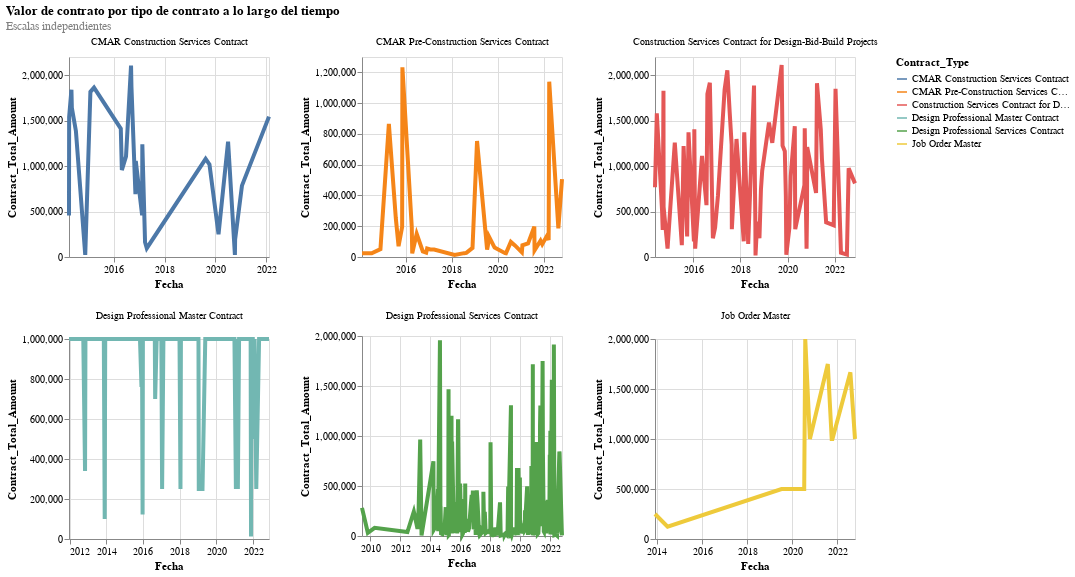

Notebook cell for this chart:
### Code cell
# Valor de contrato por tipo de contrato a lo largo del tiempo
plot.properties(width=200, height=200).facet(alt.Facet('Contract_Type:N', title=None),
            columns=3
    ).resolve_axis(
        x='independent',
        y='independent'
    ).resolve_scale(
        x='independent', 
        y='independent'
).properties(title={
      "text": ["Valor de contrato por tipo de contrato a lo largo del tiempo"], 
      "subtitle": ["Escalas independientes"],
      "color": "black",
      "subtitleColor": "grey"}
    )

### Figure 1 — Vega-Lite specification as saved in the notebook (floating-point values rounded to 4 significant figures; data arrays with more than 128 entries replaced by an {"elided": "..."} marker saying what was removed)
{"config": {"view": {"continuousWidth": 300, "continuousHeight": 300}}, "data": {"name": "data-73233c47f0a18284b1ed00cfd0ebeffe"}, "facet": {"field": "Contract_Type", "title": null, "type": "nominal"}, "spec": {"mark": {"type": "line", "size": 4}, "encoding": {"color": {"field": "Contract_Type", "title": "Contract_Type", "type": "nominal"}, "x": {"field": "Signed_date", "title": "Fecha", "type": "temporal"}, "y": {"field": "Contract_Total_Amount", "title": "Contract_Total_Amount", "type": "quantitative"}}, "height": 200, "title": "Precio promedio de productos a lo largo del tiempo", "width": 200}, "columns": 3, "resolve": {"axis": {"x": "independent", "y": "independent"}, "scale": {"x": "independent", "y": "independent"}}, "title": {"text": ["Valor de contrato por tipo de contrato a lo largo del tiempo"], "subtitle": ["Escalas independientes"], "color": "black", "subtitleColor": "grey"}, "$schema": "https://vega.github.io/schema/vega-lite/v5.14.1.json", "datasets": {"data-73233c47f0a18284b1ed00cfd0ebeffe": {"elided": "485 records"}}}
